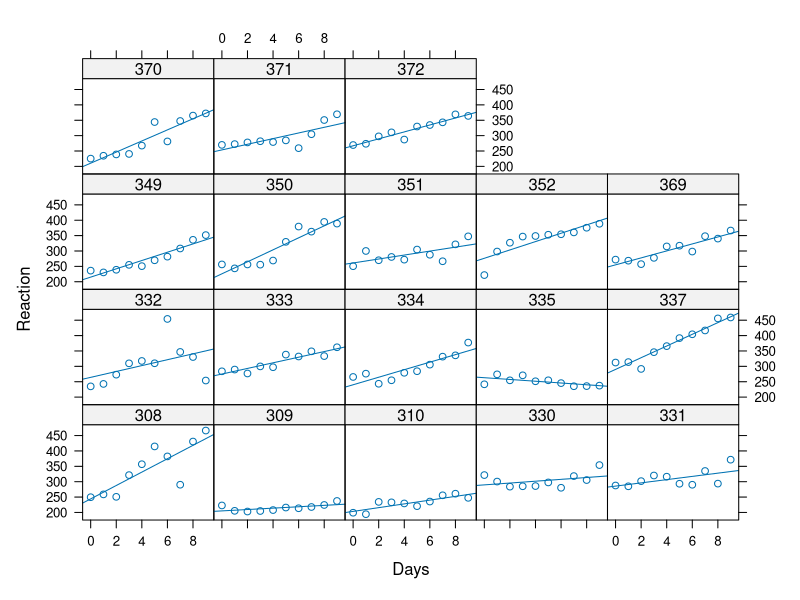

Here is the R script that generated this plot:
#### Sleep deprivation ####
library(lme4)
library(lattice)
data(sleepstudy)

# 18 subjects chosen from population of long distance truck drivers
# During the study the subjects were restricted to 3hrs sleep per night for 10 days (indexed 0-9)
length(unique(sleepstudy$Subject))

# subject: random effect
# days: fixed effect

#### 1. Trellis plot for all subjects ####
xyplot(Reaction ~ Days|Subject, data = sleepstudy, type = c("p","r"))
# most of the subjects' reaction time appears to be modeled well with a simple linear regression 
#(within-subject variation). apart from 350, 352, and 308. 
# the intercepts and slope for each subject appear quite different from one another (between-subject variation)

#### 2. Model fitting ####
# based on the trellis plot, we will first fit a model with separate intercepts and slopes for each subject
# model with correlated random effects
m1 <- lmer(Reaction ~ Days + (Days|Subject), data = sleepstudy)
summary(m1)
# the correlation between the random effects (ie the subject-specific intercept and subject-specific slope)
# has a value of 0.07 which is low. this suggests we should try a model with uncorrelated random effects (simpler)

# model with uncorrelated random effects
m2 <- lmer(Reaction ~ Days + (1|Subject) + (0 + Days|Subject), data = sleepstudy)
summary(m2)


#### 3. ANOVA ####
# the uncorrelated model is nested within the correlated model
anova(m2, m1)
# the simpler model has a lower aic and bic => suggests it is favourable over m1
# chi2 test- H0: the simpler model is sufficient for explaining variation in the response
# the chi2 p value in the anova table is 0.8 (>0.05) => suggests we cannot reject H0; favour m2 (simple model)


#### 4. More model fitting & ANOVA ####
# Next we will look to simplify the model further by removing the random slope
m3 <- lmer(Reaction ~ Days + (1|Subject), data = sleepstudy)
summary(m3)

# m3 is nested in m2
anova(m3, m2)
# The p-value of the likelihood ratio test is significant => reject H0. The more complex model is favourable

# Therefore our final model is m2

#### 5. Model output ####
summary(m2)
